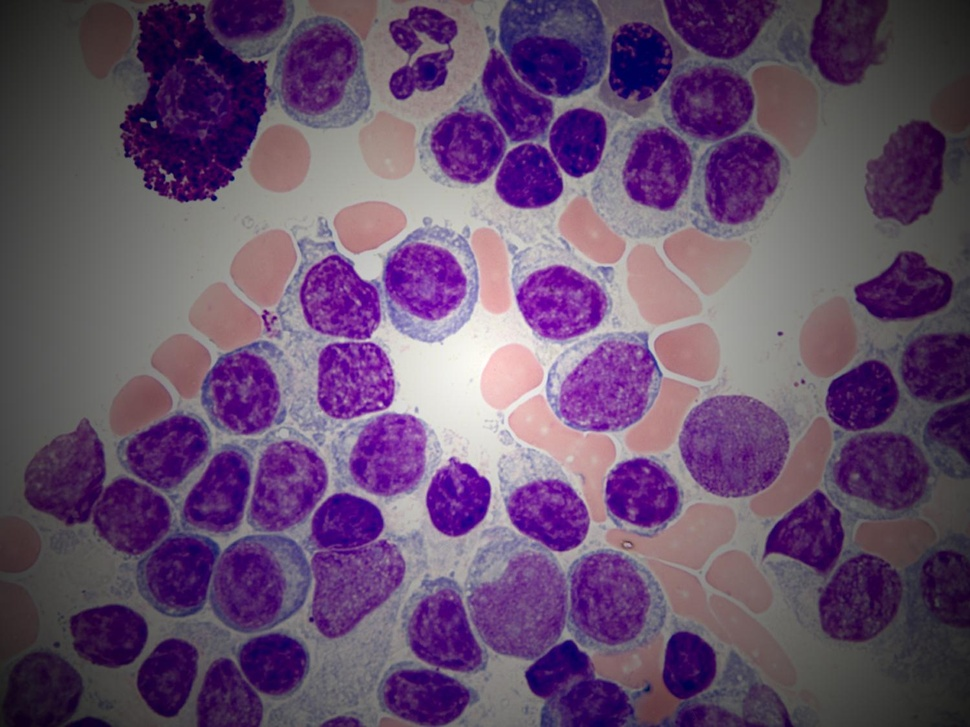
%> input picture 3rdYears/Y3T2/ComputerVision/Lab06-Segment/lymphomalplzhang03_shade.jpg, 970 x 727 px, shrunk from 1500 x 1125 before the run
$ octave Lab06_doing.m   (GNU Octave 9; MATLAB toolbox functions it lacks are replaced by stand-ins)
%> lines starting %> are read from the running program, lines starting %| are printed output that depends on the picture; in (x1, y1, x2, y2) boxes, pixels count from 0 and x2, y2 are one past the last pixel; in counts of white or black regions, pixels touching at a corner belong together; the program's own positions count from 1
image = imread("lymphomalplzhang03_shade.jpg");
%> image is the input picture: size 727x970x3 uint8; mean R, G, B 101.9, 78.2, 109
gray = rgb2gray(image);
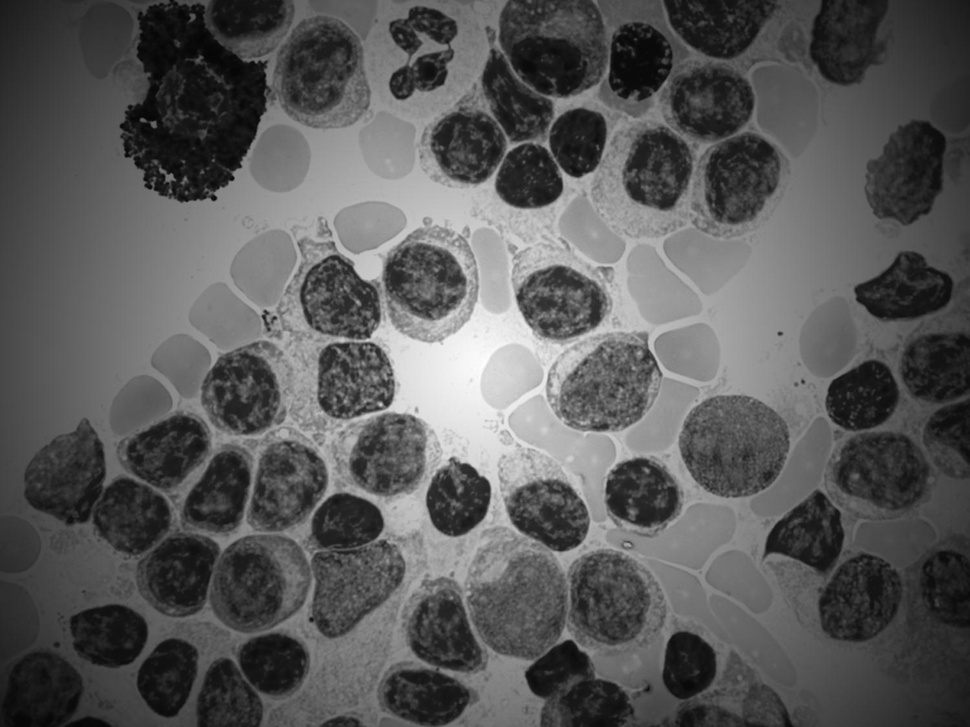
%> gray: size 727x970 uint8; min 4, max 254, mean 88.8
level = graythresh(gray);
%> level = 0.388
bw = imbinarize(gray, level);
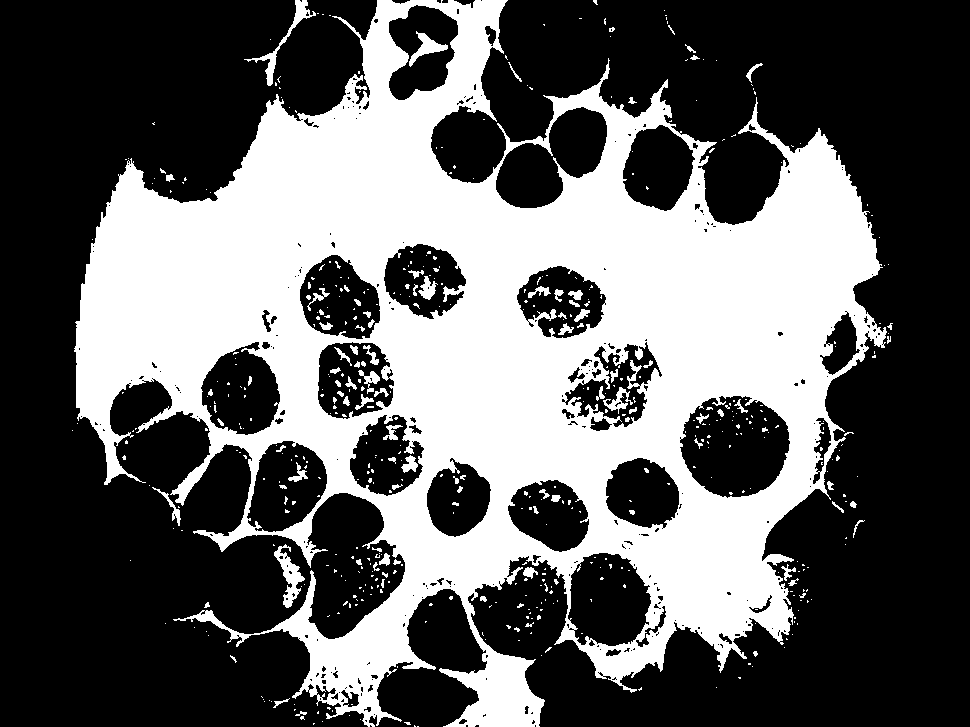
%> bw: size 727x970 logical; 37.6% white; 528 white regions (434 under 20 px), largest, box (x1, y1, x2, y2) and area: (74, 0, 887, 727) 256551, (274, 544, 305, 608) 721, (244, 0, 316, 86) 695
not_bw = ~bw;
not_image = ~image;
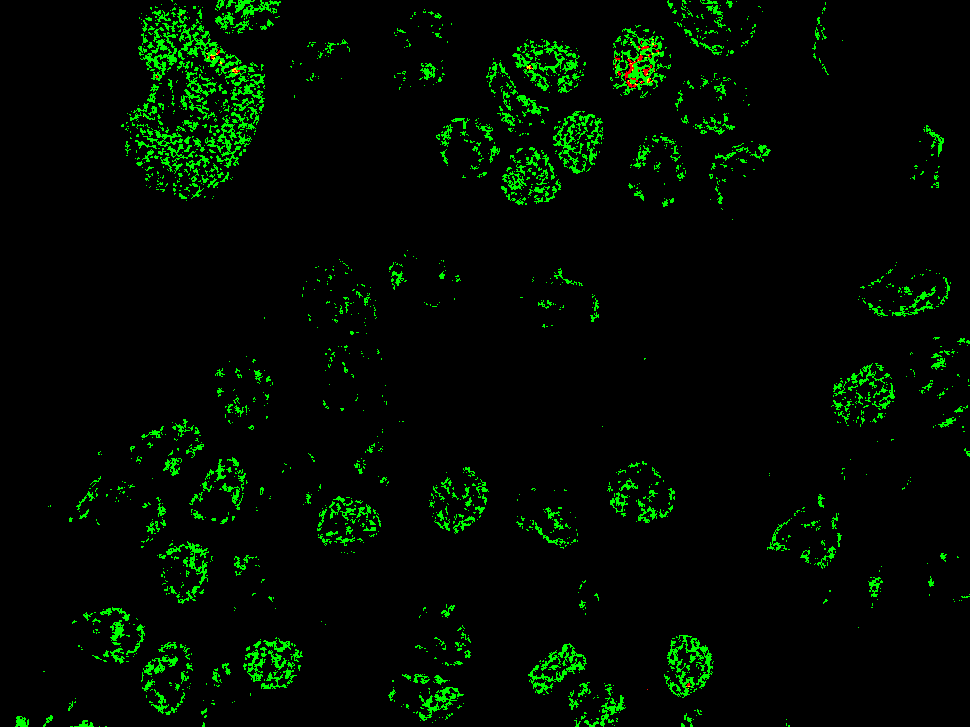
%> not_image: size 727x970x3 logical; mean R, G, B 0.000617, 0.0435, 0

sigma = 25;
Iflatfield = imflatfield(gray,sigma);
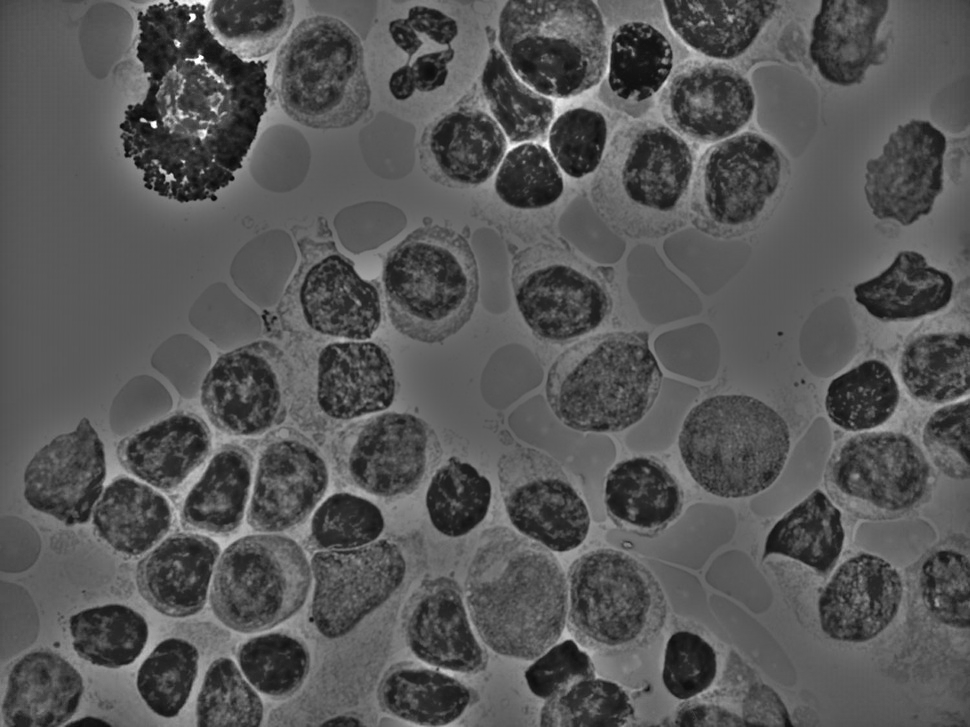
%> Iflatfield: size 727x970 uint8; min 8, max 255, mean 86.7
subplot(1, 2, 1);
imshow(Iflatfield);
title(['Flat-Field Corrected Image, \sigma = ',num2str(sigma)])
subplot(1, 2, 2);
imshow(gray);
